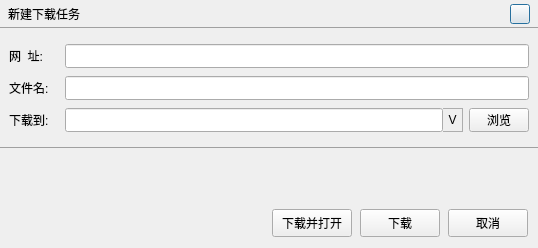
<?xml version="1.0" encoding="UTF-8"?>
<ui version="4.0">
 <class>NewWork</class>
 <widget class="QDialog" name="NewWork">
  <property name="geometry">
   <rect>
    <x>0</x>
    <y>0</y>
    <width>538</width>
    <height>248</height>
   </rect>
  </property>
  <property name="minimumSize">
   <size>
    <width>450</width>
    <height>200</height>
   </size>
  </property>
  <property name="windowTitle">
   <string>Dialog</string>
  </property>
  <layout class="QVBoxLayout" name="verticalLayout_6">
   <property name="spacing">
    <number>0</number>
   </property>
   <property name="leftMargin">
    <number>0</number>
   </property>
   <property name="topMargin">
    <number>0</number>
   </property>
   <property name="rightMargin">
    <number>0</number>
   </property>
   <property name="bottomMargin">
    <number>0</number>
   </property>
   <item>
    <layout class="QVBoxLayout" name="verticalLayout_5">
     <item>
      <widget class="QWidget" name="widget_title" native="true">
       <property name="minimumSize">
        <size>
         <width>0</width>
         <height>28</height>
        </size>
       </property>
       <property name="maximumSize">
        <size>
         <width>16777215</width>
         <height>28</height>
        </size>
       </property>
       <property name="styleSheet">
        <string notr="true">#widget_title
{
border:1px solid transparent;
border-bottom-color:#a0a0a0;
}</string>
       </property>
       <layout class="QHBoxLayout" name="horizontalLayout_13">
        <property name="leftMargin">
         <number>8</number>
        </property>
        <property name="topMargin">
         <number>0</number>
        </property>
        <property name="rightMargin">
         <number>8</number>
        </property>
        <property name="bottomMargin">
         <number>0</number>
        </property>
        <item>
         <layout class="QHBoxLayout" name="horizontalLayout_5">
          <item>
           <widget class="QLabel" name="label_title">
            <property name="minimumSize">
             <size>
              <width>0</width>
              <height>26</height>
             </size>
            </property>
            <property name="maximumSize">
             <size>
              <width>16777215</width>
              <height>26</height>
             </size>
            </property>
            <property name="text">
             <string>新建下载任务</string>
            </property>
           </widget>
          </item>
          <item>
           <widget class="QPushButton" name="pushButton_close">
            <property name="minimumSize">
             <size>
              <width>20</width>
              <height>20</height>
             </size>
            </property>
            <property name="maximumSize">
             <size>
              <width>20</width>
              <height>20</height>
             </size>
            </property>
            <property name="styleSheet">
             <string notr="true">QPushButton
{
border-image: url(:/images/icon/close3.png);
}

QPushButton:hover
{
border-image: url(:/images/icon/closehover.png);
}</string>
            </property>
            <property name="text">
             <string/>
            </property>
           </widget>
          </item>
         </layout>
        </item>
       </layout>
      </widget>
     </item>
     <item>
      <widget class="QWidget" name="widget_middle" native="true">
       <property name="minimumSize">
        <size>
         <width>0</width>
         <height>120</height>
        </size>
       </property>
       <property name="styleSheet">
        <string notr="true">#widget_middle
{
border:1px solid transparent;
border-bottom-color:#a0a0a0;
}</string>
       </property>
       <layout class="QVBoxLayout" name="verticalLayout_2">
        <item>
         <layout class="QVBoxLayout" name="verticalLayout">
          <item>
           <layout class="QHBoxLayout" name="horizontalLayout">
            <item>
             <widget class="QLabel" name="label_address">
              <property name="minimumSize">
               <size>
                <width>50</width>
                <height>26</height>
               </size>
              </property>
              <property name="maximumSize">
               <size>
                <width>50</width>
                <height>26</height>
               </size>
              </property>
              <property name="text">
               <string>网  址:</string>
              </property>
             </widget>
            </item>
            <item>
             <widget class="QLineEdit" name="lineEdit_address">
              <property name="minimumSize">
               <size>
                <width>360</width>
                <height>24</height>
               </size>
              </property>
              <property name="maximumSize">
               <size>
                <width>16777215</width>
                <height>24</height>
               </size>
              </property>
             </widget>
            </item>
           </layout>
          </item>
          <item>
           <layout class="QHBoxLayout" name="horizontalLayout_2">
            <item>
             <widget class="QLabel" name="label_filename">
              <property name="minimumSize">
               <size>
                <width>50</width>
                <height>26</height>
               </size>
              </property>
              <property name="maximumSize">
               <size>
                <width>50</width>
                <height>26</height>
               </size>
              </property>
              <property name="text">
               <string>文件名:</string>
              </property>
             </widget>
            </item>
            <item>
             <widget class="QLineEdit" name="lineEdit_filename">
              <property name="minimumSize">
               <size>
                <width>360</width>
                <height>24</height>
               </size>
              </property>
              <property name="maximumSize">
               <size>
                <width>16777215</width>
                <height>24</height>
               </size>
              </property>
             </widget>
            </item>
           </layout>
          </item>
          <item>
           <layout class="QHBoxLayout" name="horizontalLayout_14">
            <item>
             <widget class="QLabel" name="label_saveto">
              <property name="minimumSize">
               <size>
                <width>50</width>
                <height>26</height>
               </size>
              </property>
              <property name="maximumSize">
               <size>
                <width>50</width>
                <height>26</height>
               </size>
              </property>
              <property name="text">
               <string>下载到:</string>
              </property>
             </widget>
            </item>
            <item>
             <layout class="QHBoxLayout" name="horizontalLayout_3">
              <property name="spacing">
               <number>0</number>
              </property>
              <item>
               <widget class="QLineEdit" name="lineEdit_savepath">
                <property name="minimumSize">
                 <size>
                  <width>0</width>
                  <height>24</height>
                 </size>
                </property>
                <property name="maximumSize">
                 <size>
                  <width>16777215</width>
                  <height>24</height>
                 </size>
                </property>
               </widget>
              </item>
              <item>
               <widget class="QPushButton" name="pushButton_his">
                <property name="minimumSize">
                 <size>
                  <width>20</width>
                  <height>24</height>
                 </size>
                </property>
                <property name="maximumSize">
                 <size>
                  <width>20</width>
                  <height>24</height>
                 </size>
                </property>
                <property name="styleSheet">
                 <string notr="true">QPushButton
{
border:1px solid #adadad;
border-left-width:0px;
}</string>
                </property>
                <property name="text">
                 <string>V</string>
                </property>
               </widget>
              </item>
             </layout>
            </item>
            <item>
             <widget class="QPushButton" name="pushButton_lookin">
              <property name="minimumSize">
               <size>
                <width>60</width>
                <height>24</height>
               </size>
              </property>
              <property name="maximumSize">
               <size>
                <width>50</width>
                <height>24</height>
               </size>
              </property>
              <property name="text">
               <string>浏览</string>
              </property>
             </widget>
            </item>
           </layout>
          </item>
         </layout>
        </item>
       </layout>
      </widget>
     </item>
     <item>
      <spacer name="verticalSpacer">
       <property name="orientation">
        <enum>Qt::Vertical</enum>
       </property>
       <property name="sizeHint" stdset="0">
        <size>
         <width>20</width>
         <height>40</height>
        </size>
       </property>
      </spacer>
     </item>
     <item>
      <widget class="QWidget" name="widget_bottom" native="true">
       <property name="minimumSize">
        <size>
         <width>0</width>
         <height>40</height>
        </size>
       </property>
       <property name="maximumSize">
        <size>
         <width>16777215</width>
         <height>40</height>
        </size>
       </property>
       <property name="styleSheet">
        <string notr="true"/>
       </property>
       <layout class="QHBoxLayout" name="horizontalLayout_6">
        <property name="spacing">
         <number>0</number>
        </property>
        <property name="leftMargin">
         <number>0</number>
        </property>
        <property name="topMargin">
         <number>0</number>
        </property>
        <property name="rightMargin">
         <number>10</number>
        </property>
        <property name="bottomMargin">
         <number>10</number>
        </property>
        <item>
         <layout class="QHBoxLayout" name="horizontalLayout_4">
          <property name="spacing">
           <number>8</number>
          </property>
          <item>
           <spacer name="horizontalSpacer">
            <property name="orientation">
             <enum>Qt::Horizontal</enum>
            </property>
            <property name="sizeHint" stdset="0">
             <size>
              <width>40</width>
              <height>20</height>
             </size>
            </property>
           </spacer>
          </item>
          <item>
           <widget class="QPushButton" name="pushButton_dlandopen">
            <property name="minimumSize">
             <size>
              <width>0</width>
              <height>28</height>
             </size>
            </property>
            <property name="maximumSize">
             <size>
              <width>16777215</width>
              <height>28</height>
             </size>
            </property>
            <property name="text">
             <string>下载并打开</string>
            </property>
           </widget>
          </item>
          <item>
           <widget class="QPushButton" name="pushButton_download">
            <property name="minimumSize">
             <size>
              <width>0</width>
              <height>28</height>
             </size>
            </property>
            <property name="maximumSize">
             <size>
              <width>16777215</width>
              <height>28</height>
             </size>
            </property>
            <property name="text">
             <string>下载</string>
            </property>
           </widget>
          </item>
          <item>
           <widget class="QPushButton" name="pushButton_cancel">
            <property name="minimumSize">
             <size>
              <width>0</width>
              <height>28</height>
             </size>
            </property>
            <property name="maximumSize">
             <size>
              <width>16777215</width>
              <height>28</height>
             </size>
            </property>
            <property name="text">
             <string>取消</string>
            </property>
           </widget>
          </item>
         </layout>
        </item>
       </layout>
      </widget>
     </item>
    </layout>
   </item>
  </layout>
 </widget>
 <resources/>
 <connections/>
</ui>
